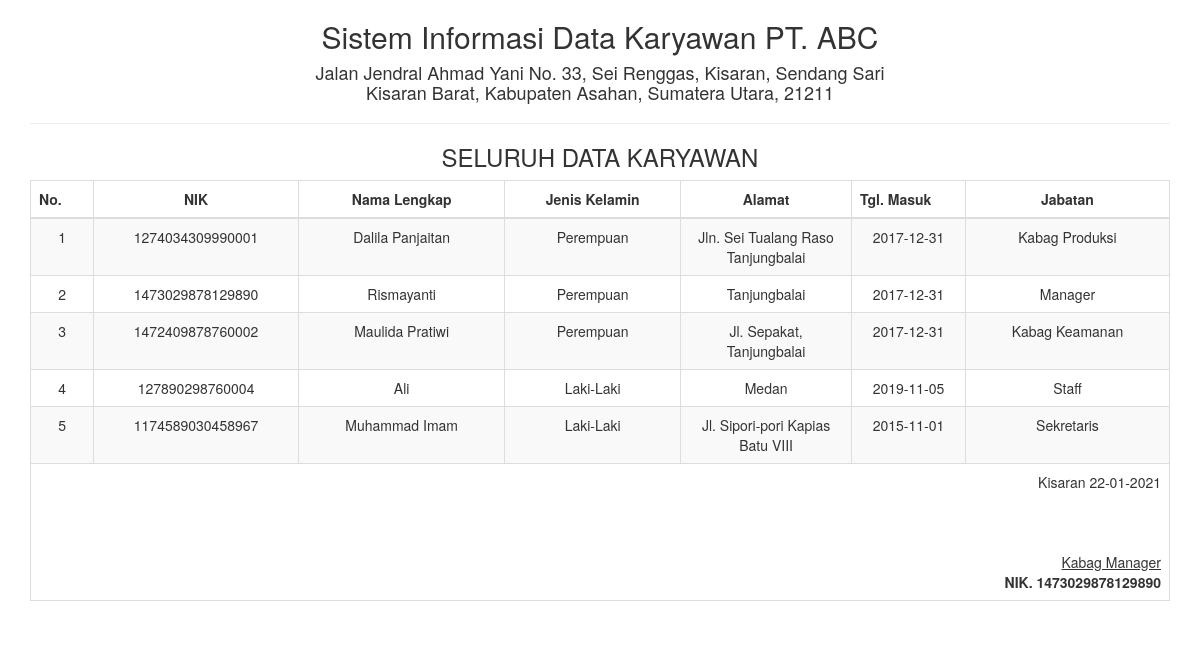
The page /report/datakaryawan_semua.php on the database its author committed.
### tables this page shows
CREATE TABLE `tbl_datakarayawan` (
  `id` int(5) NOT NULL,
  `NIK` varchar(25) NOT NULL,
  `nama_lengkap` varchar(100) NOT NULL,
  `jenis_kelamin` varchar(10) NOT NULL,
  `alamat` varchar(50) NOT NULL,
  `tgl_masuk` date NOT NULL,
  `jabatan` varchar(25) NOT NULL
);

### report/datakaryawan_semua.php (the view, shortened to what this page needs)
<!DOCTYPE html>
<html>
    <head>
        <link href="../Assets/css/bootstrap.min.css" rel="stylesheet" type="text/css"/>
    </head>
    <body onload="print()">
        <?php
        include '../config/koneksi.php';
        ?>
        <div class="container">
            <div class='row'>
                <div class="col-sm-12">
                    <div class="text-center">
                        <h2>Sistem Informasi Data Karyawan PT. ABC</h2>
                        <h4>Jalan Jendral Ahmad Yani No. 33, Sei Renggas, Kisaran, Sendang Sari <br> Kisaran Barat, Kabupaten Asahan, Sumatera Utara, 21211</h4>
                        <hr>
                        <h3>SELURUH DATA KARYAWAN </h3>
                        <table class="table table-bordered table-striped table-hover">
                        <tbody>
                                <thead>
								<tr>
									<th>No.</th><th width="18%"><center>NIK</center></th><th><center>Nama Lengkap</center></th><th><center>Jenis Kelamin</center></th><th width="15%"><center>Alamat</center></th><th width="10%">Tgl. Masuk</th><th><center>Jabatan</center></th>
								</thead>
							<tbody>
                            <?php
                            $sql = "SELECT * FROM tbl_datakarayawan";
                            $query = mysqli_query($koneksi, $sql) or die("SQL Anda Salah");
                            $nomor = 0;
                            while ($data = mysqli_fetch_array($query)) {
                                $nomor++;
                                ?>
                                <tr>
                                    <td><?= $nomor ?></td>
                                    <td><?= $data['NIK'] ?></td>
                                    <td><?= $data['nama_lengkap'] ?></td>
                                    <td><?= $data['jenis_kelamin'] ?></td>
                                    <td><?= $data['alamat'] ?></td>
                                    <td><?= $data['tgl_masuk'] ?></td>
                                    <td><?= $data['jabatan'] ?></td>
                                </tr>
                            <?php } ?>
							</tbody>
                        </tbody>
                            <tfoot>
                                <tr>
                                    <td colspan="8" class="text-right">
                                        Kisaran  <?= date("d-m-Y") ?>
                                        <br><br><br><br>
                                        <u>Kabag Manager<strong></u><br>
                                        NIK. 1473029878129890
									</td>
								</tr>
							</tfoot>
                        </table>
                    </div>
                </div>
            </div>
    </body>
</html>

### rows shown on the page
tbl_datakarayawan: NIK "1274034309990001", nama_lengkap "Dalila Panjaitan", jenis_kelamin "Perempuan", alamat "Jln. Sei Tualang Raso Tanjungbalai", tgl_masuk "2017-12-31", jabatan "Kabag Produksi"
tbl_datakarayawan: NIK "1473029878129890", nama_lengkap "Rismayanti", jenis_kelamin "Perempuan", alamat "Tanjungbalai", tgl_masuk "2017-12-31", jabatan "Manager"
tbl_datakarayawan: NIK "1472409878760002", nama_lengkap "Maulida Pratiwi", jenis_kelamin "Perempuan", alamat "Jl. Sepakat, Tanjungbalai", tgl_masuk "2017-12-31", jabatan "Kabag Keamanan"
tbl_datakarayawan: NIK "127890298760004", nama_lengkap "Ali", jenis_kelamin "Laki-Laki", alamat "Medan", tgl_masuk "2019-11-05", jabatan "Staff"
tbl_datakarayawan: NIK "1174589030458967", nama_lengkap "Muhammad Imam", jenis_kelamin "Laki-Laki", alamat "Jl. Sipori-pori Kapias Batu VIII", tgl_masuk "2015-11-01", jabatan "Sekretaris"
